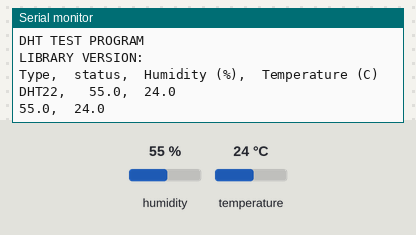
The sketch below on a simulated Arduino Uno, built with avr-gcc and run on an emulated ATmega328P. Parts: the last lines printed to the serial monitor. Inputs (shaded band) come from the test bench; at power-on: humidity 55 %, temperature 24 °C.

Above: at 3.8 s.
3.9 s: humidity set to 22 %
At 7.0 s:
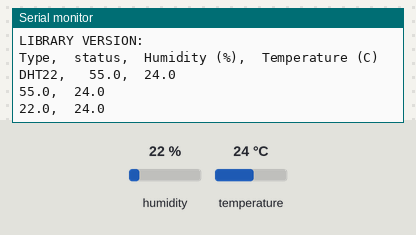
7.8 s: temperature set to 12 °C
At 9.5 s:
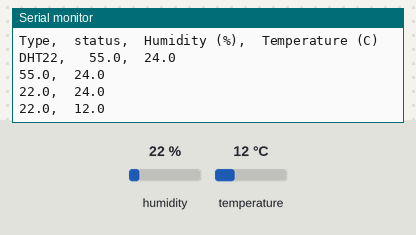
11.7 s: humidity set to 40 %
At 13.2 s:
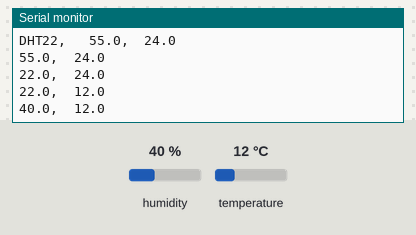
Timing chart, 0 to 14.7 s (numbered marks = the images above; inputs shaded):
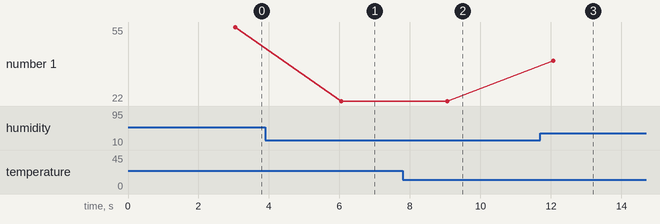

The sketch:

TempHumidityWithDHT22.ino
```cpp
#include <DHT.h>

DHT dht;
int var;

#define DHT22_PIN 2

void setup()
{
    Serial.begin(9600);
    Serial.println("DHT TEST PROGRAM ");
    Serial.print("LIBRARY VERSION: ");
    //Serial.println(DHT_LIB_VERSION);
    Serial.println();
    Serial.println("Type,\tstatus,\tHumidity (%),\tTemperature (C)");
}

void loop()
{
    // READ DATA
    Serial.print("DHT22, \t");
    /*int chk = dht.read22(DHT22_PIN);
    switch (chk)
    {
        case DHTLIB_OK:
            Serial.print("OK,\t");
            break;
        case DHTLIB_ERROR_CHECKSUM:
            Serial.print("Checksum error,\t");
            break;
        case DHTLIB_ERROR_TIMEOUT:
            Serial.print("Time out error,\t");
            break;
        default:
            Serial.print("Unknown error,\t");
            break;
    }*/
    var = 0;
    while(var < 10){
      Serial.print(dht.getHumidity(), 1);
      Serial.print(",\t");
      Serial.println(dht.getTemperature(), 1);

      delay(3000);
      var++;
    }
    exit(0);
    // DISPLAY DATA
    /*Serial.print(dht.getHumidity(), 1);
    Serial.print(",\t");
    Serial.println(dht.getTemperature(), 1);

    delay(3000);*/

}
```

Measured:
- after the input at 3.9 s, the serial monitor: prints a new line after 2.2 s (image 1)
- after the input at 7.8 s, the serial monitor: prints a new line after 1.3 s (image 2)
- after the input at 11.7 s, the serial monitor: prints a new line after 0.36 s (image 3)
- plotted number 1: 55 → 22 after the input at 3.9 s, 22 → 40 after the input at 11.7 s
